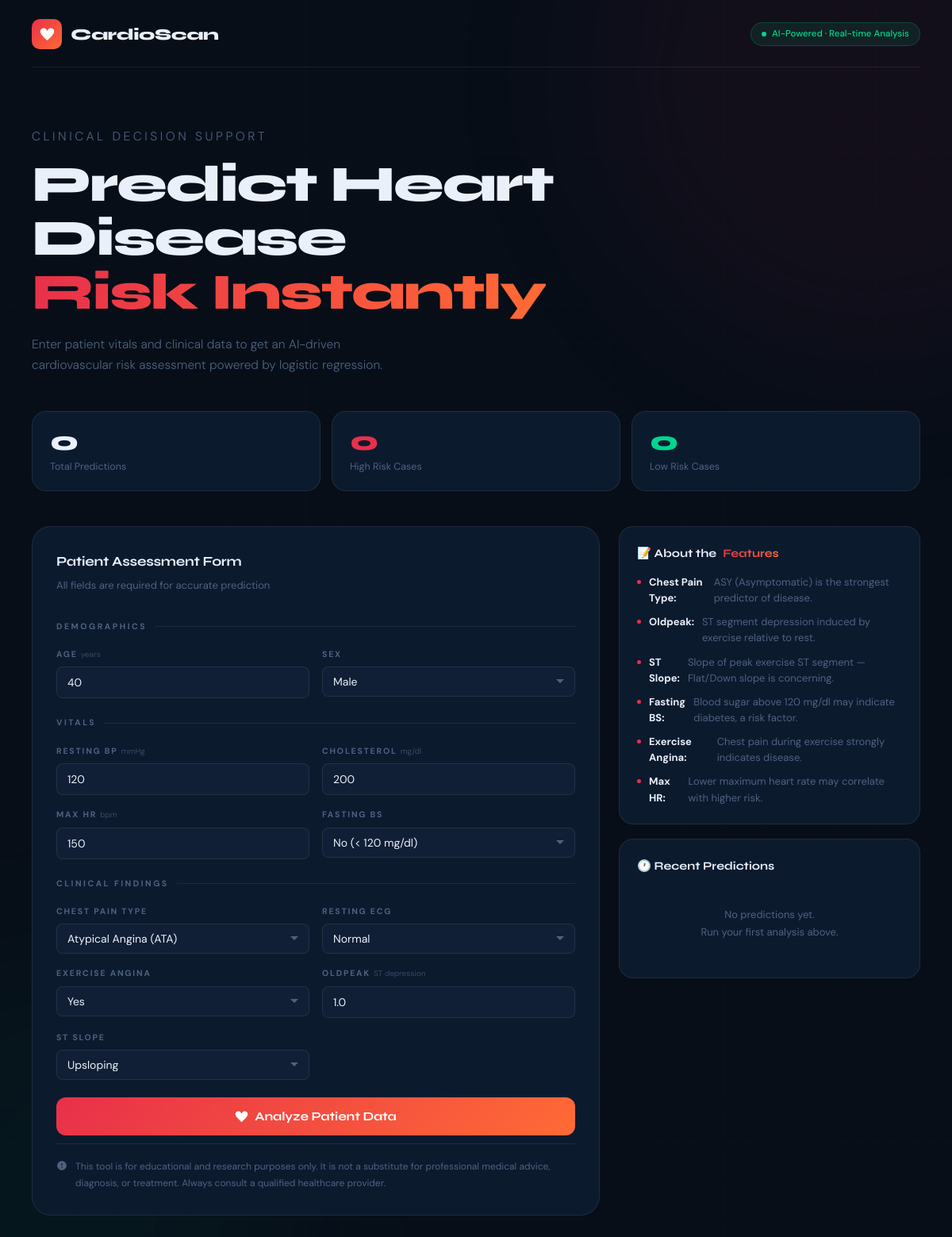
The app's page /, older data.
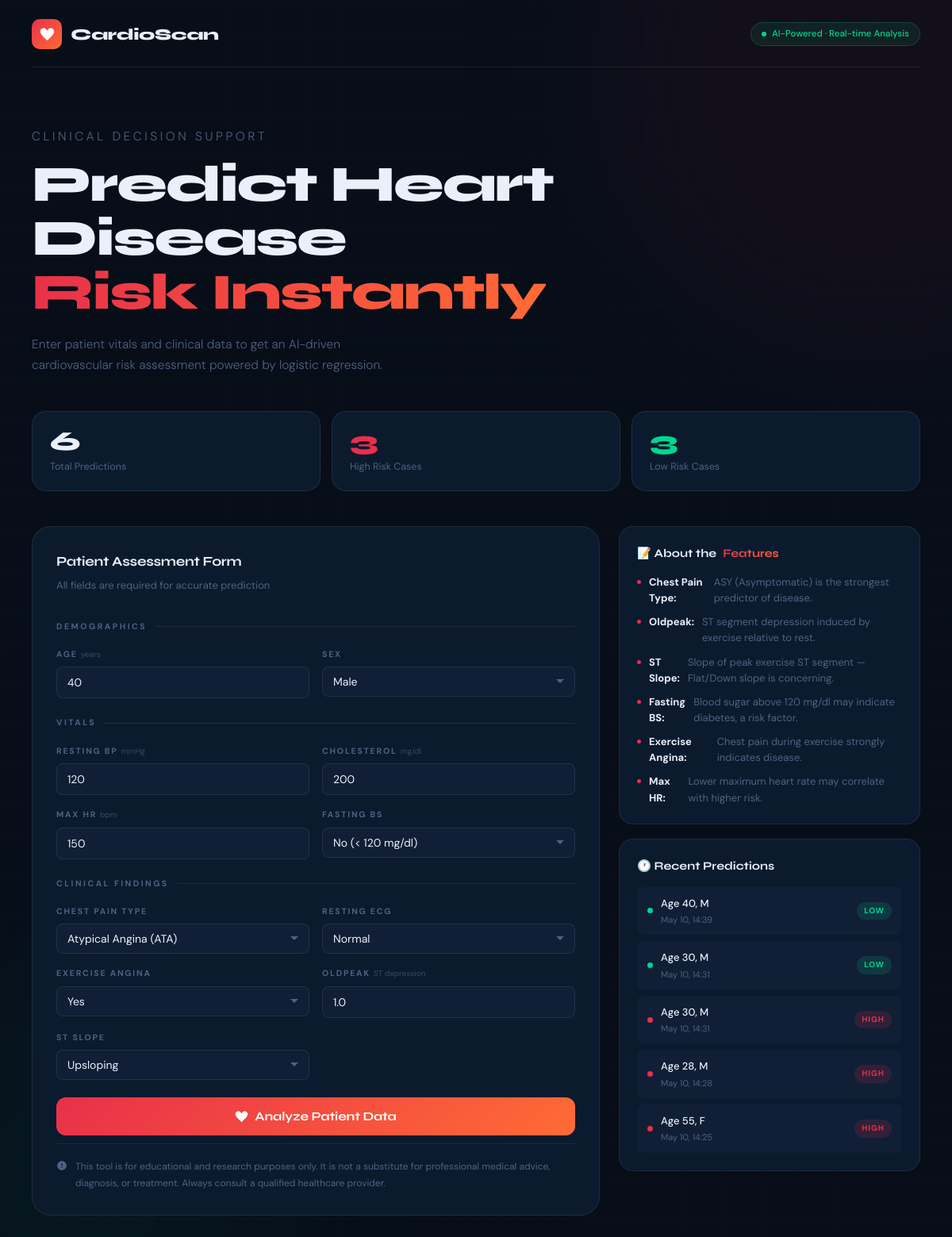
The same page, newer data.
### heart_app/models.py (models this page shows, shortened)
class PredictionRecord(models.Model):
    age = models.IntegerField()
    sex = models.CharField(max_length=1)
    chest_pain_type = models.CharField(max_length=10)
    resting_bp = models.IntegerField()
    cholesterol = models.IntegerField()
    fasting_bs = models.IntegerField()
    resting_ecg = models.CharField(max_length=10)
    max_hr = models.IntegerField()
    exercise_angina = models.CharField(max_length=1)
    oldpeak = models.FloatField()
    st_slope = models.CharField(max_length=10)
    prediction = models.IntegerField()  # 0 or 1
    created_at = models.DateTimeField(auto_now_add=True)
    class Meta:
        ordering = ['-created_at']

### heart_app/views.py (the view)
# urls.py: path('', views.index, name='index'),
def index(request):
    form   = HeartPredictionForm()
    recent = PredictionRecord.objects.order_by('-created_at')[:5]
    stats  = {
        'total':     PredictionRecord.objects.count(),
        'high_risk': PredictionRecord.objects.filter(prediction=1).count(),
        'low_risk':  PredictionRecord.objects.filter(prediction=0).count(),
    }
    return render(request, 'heart_app/index.html', {
        'form':   form,
        'recent': recent,
        'stats':  stats,
    })

### heart_app/templates/heart_app/index.html (shortened to what the changed rows need)
{% load static %}
<!doctype html>
<html lang="en">
  <head>
    <link rel="stylesheet" href="{% static 'heard.css' %}" />
  </head>
  <body>
    <div class="wrapper">
      <section class="hero">
        <h1>Predict Heart Disease<br /><span>Risk Instantly</span></h1>
      </section>
      <div class="stats-row">
        <div class="stat-card">
          <div class="stat-num">{{ stats.total }}</div>
          <div class="stat-label">Total Predictions</div>
        </div>
        <div class="stat-card">
          <div class="stat-num high">{{ stats.high_risk }}</div>
          <div class="stat-label">High Risk Cases</div>
        </div>
        <div class="stat-card">
          <div class="stat-num low">{{ stats.low_risk }}</div>
          <div class="stat-label">Low Risk Cases</div>
        </div>
      </div>
      <div class="main-grid">
        <div class="sidebar">
          <div class="history-card">
            <div class="history-list" id="historyList">
              {% if recent %}
                {% for record in recent %}
                  <div class="history-item">
                    <div class="history-item-left">
                      <div class="h-dot {% if record.prediction == 1 %}high{% else %}low{% endif %}"></div>
                      <div>
                        <div class="h-info">Age {{ record.age }}, {{ record.sex }}</div>
                        <div class="h-date">{{ record.created_at|date:"M d, H:i" }}</div>
                      </div>
                    </div>
                    <span class="h-badge {% if record.prediction == 1 %}high{% else %}low{% endif %}">
                      {% if record.prediction == 1 %}High{% else %}Low{% endif %}
                    </span>
                  </div>
                {% endfor %}
              {% else %}
                <div class="no-history">
                  No predictions yet.<br />Run your first analysis above.
                </div>
              {% endif %}
            </div>
          </div>
        </div>
      </div>
    </div>
  </body>
</html>

Row changes from the older to the newer data that the page shows:
added PredictionRecord: prediction 0 (drawn), age "40", sex "M", created_at "May 10, 14:39"
added PredictionRecord: prediction 0 (drawn), age "30", sex "M", created_at "May 10, 14:31"
added PredictionRecord: prediction 1 (drawn), age "30", sex "M", created_at "May 10, 14:31"
added PredictionRecord: prediction 1 (drawn), age "28", sex "M", created_at "May 10, 14:28"
added PredictionRecord: prediction 1 (drawn), age "55", sex "F", created_at "May 10, 14:25"
Text that changed along with them:
{{ stats.total }}: "0" → "6"
{{ stats.high_risk }}: "0" → "3"
{{ stats.low_risk }}: "0" → "3"
text no longer shown: "No predictions yet. Run your first analysis above."
